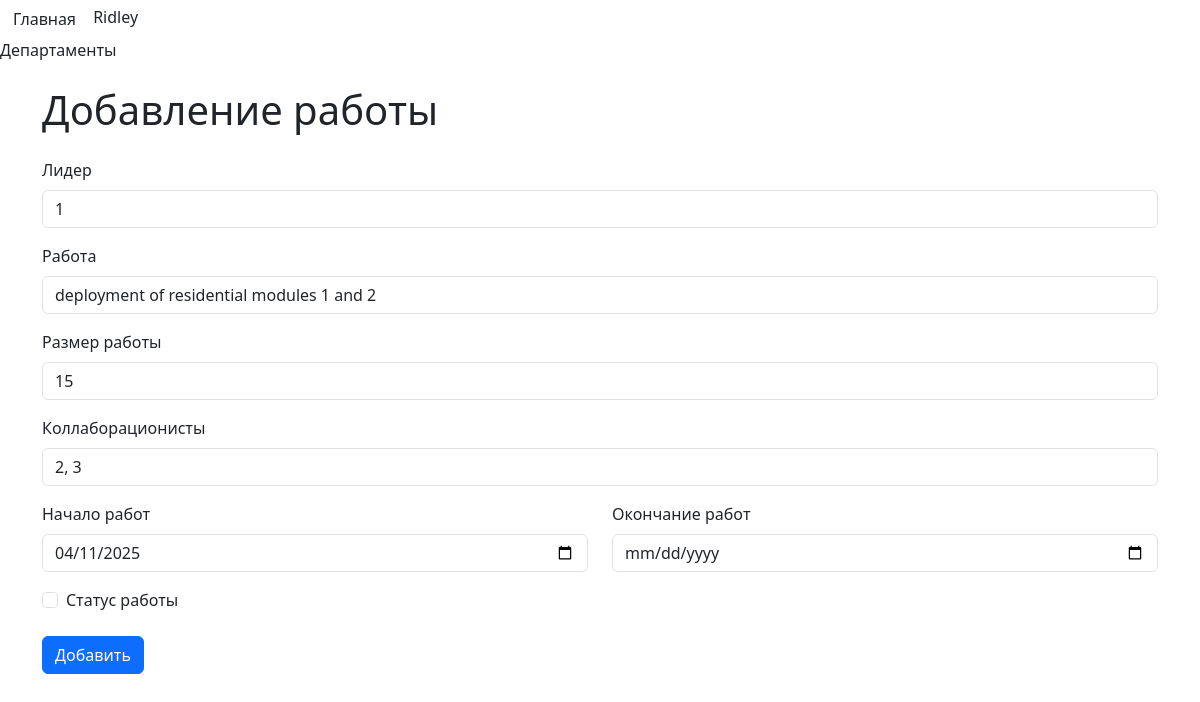
Page /edit_job/3 (signed in) on the earlier database version.
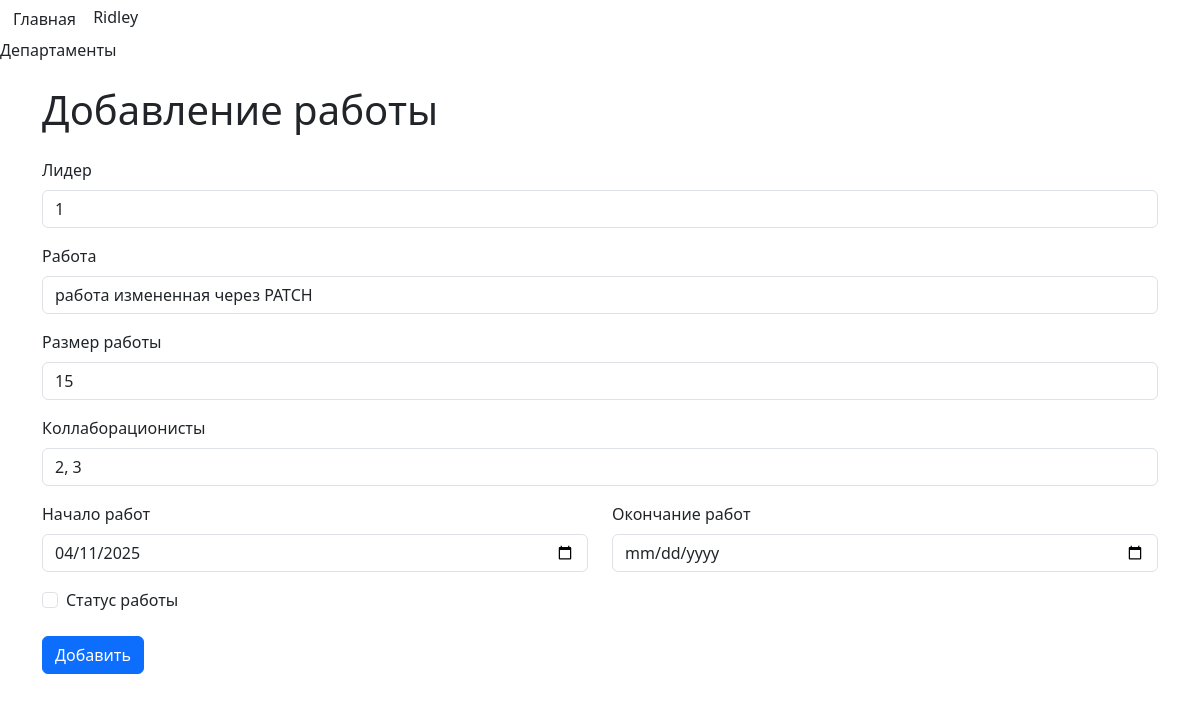
Same page on the later database version.
### data/jobs.py (models this page shows, shortened)
class Jobs(SqlAlchemyBase, SerializerMixin):
    __tablename__ = 'jobs'
    id = sqlalchemy.Column(sqlalchemy.Integer, primary_key=True, autoincrement=True)
    team_leader = sqlalchemy.Column(
        sqlalchemy.Integer,
        sqlalchemy.ForeignKey('users.id')
    )
    job = sqlalchemy.Column(sqlalchemy.String, nullable=True)
    work_size = sqlalchemy.Column(sqlalchemy.Integer, nullable=True)
    collaborators = sqlalchemy.Column(sqlalchemy.String, nullable=True)
    start_date = sqlalchemy.Column(sqlalchemy.DateTime, default=datetime.now)
    end_date = sqlalchemy.Column(sqlalchemy.DateTime)
    is_finished = sqlalchemy.Column(sqlalchemy.Boolean, default=False)
    user = orm.relationship('User', back_populates="jobs")

### main.py (the view, shortened to what this page needs)
@app.route('/edit_job/<int:id>', methods=['GET', 'POST'])
@login_required
def edit_job(id):
    form = JobForm()
    db_sess = db_session.create_session()
    job = db_sess.query(Jobs).filter(Jobs.id == id).first()
    if request.method == "GET":
        if job:
            form.team_leader.data = job.team_leader
            form.job.data = job.job
            form.work_size.data = job.work_size
            form.collaborators.data = job.collaborators
            form.start_date.data = job.start_date
            form.end_date.data = job.end_date
            form.is_finished.data = job.is_finished
        else:
            abort(404)
    return render_template('jobs.html', title='Редактирование работы', form=form)

### forms/job.py
class JobForm(FlaskForm):
    team_leader = IntegerField("Лидер", validators=[DataRequired()])
    job = StringField("Работа", validators=[DataRequired()])
    work_size = IntegerField("Размер работы", validators=[DataRequired()])
    collaborators = StringField("Коллаборационисты", validators=[DataRequired()])
    start_date = DateField("Начало работ", validators=[DataRequired()])
    end_date = DateField("Окончание работ", validators=[DataRequired()])
    is_finished = BooleanField("Статус работы")
    submit = SubmitField("Добавить")

### data/db_session.py (called while the page is built)
def create_session() -> Session:
    global __factory
    return __factory()

### main.py (called while the page is built)
@login_manager.user_loader
def load_user(user_id):
    db_sess = db_session.create_session()
    return db_sess.query(User).get(user_id)

### templates/jobs.html (shortened to what this page needs)
{% extends 'base.html' %}
{% block content %}
  <div class="container">
    <h1 class="my-4">Добавление работы</h1>
    <form action="" method="post">
      <div class="form-group">
        {{ form.team_leader.label(class='form-label') }}
        {{ form.team_leader(class='form-control', type='number') }}
      </div>
      <div class="form-group mt-3">
        {{ form.job.label(class='form-label') }}
        {{ form.job(class='form-control') }}
      </div>
      <div class="form-group mt-3">
        {{ form.work_size.label(class='form-label') }}
        {{ form.work_size(class='form-control', type='number') }}
      </div>
      <div class="form-group mt-3">
        {{ form.collaborators.label(class='form-label') }}
        {{ form.collaborators(class='form-control') }}
      </div>
      <div class="row mt-3">
        <div class="col-md-6 form-group">
          {{ form.start_date.label(class='form-label') }}
          {{ form.start_date(class='form-control', type='date') }}
        </div>
        <div class="col-md-6 form-group">
          {{ form.end_date.label(class='form-label') }}
          {{ form.end_date(class='form-control', type='date') }}
        </div>
      </div>
      <div class="form-check mt-3">{{ form.is_finished(class='form-check-input') }}
        {{ form.is_finished.label(class='form-check-label') }}</div>
      <div class="form-group mt-4">{{ form.submit(class='btn btn-primary') }}</div>
    </form>
  </div>
{% endblock %}

Differences in the rows shown:
changed Jobs: job "deployment of residential modules 1 and 2" → "работа измененная через PATCH"
